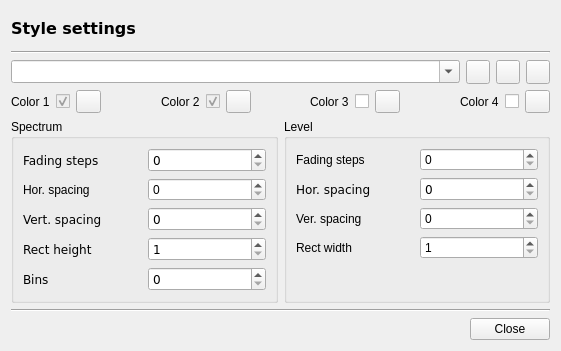
<?xml version="1.0" encoding="UTF-8"?>
<ui version="4.0">
 <class>GUI_Style</class>
 <widget class="QDialog" name="GUI_Style">
  <property name="geometry">
   <rect>
    <x>0</x>
    <y>0</y>
    <width>561</width>
    <height>351</height>
   </rect>
  </property>
  <property name="windowTitle">
   <string>Style</string>
  </property>
  <layout class="QGridLayout" name="gridLayout">
   <item row="1" column="0" colspan="6">
    <widget class="Line" name="line_2">
     <property name="orientation">
      <enum>Qt::Horizontal</enum>
     </property>
    </widget>
   </item>
   <item row="14" column="0" colspan="6">
    <widget class="Line" name="line">
     <property name="orientation">
      <enum>Qt::Horizontal</enum>
     </property>
    </widget>
   </item>
   <item row="15" column="0" colspan="6">
    <layout class="QHBoxLayout" name="horizontalLayout_2">
     <item>
      <spacer name="horizontalSpacer">
       <property name="orientation">
        <enum>Qt::Horizontal</enum>
       </property>
       <property name="sizeHint" stdset="0">
        <size>
         <width>40</width>
         <height>20</height>
        </size>
       </property>
      </spacer>
     </item>
     <item>
      <widget class="QPushButton" name="btn_close">
       <property name="focusPolicy">
        <enum>Qt::NoFocus</enum>
       </property>
       <property name="text">
        <string>Close</string>
       </property>
      </widget>
     </item>
    </layout>
   </item>
   <item row="10" column="0" colspan="6">
    <layout class="QHBoxLayout" name="horizontalLayout_4">
     <item>
      <widget class="QGroupBox" name="groupBox">
       <property name="title">
        <string>Spectrum</string>
       </property>
       <layout class="QGridLayout" name="gridLayout_2">
        <item row="7" column="0">
         <widget class="QLabel" name="label_2">
          <property name="font">
           <font>
            <family>DejaVu Sans</family>
           </font>
          </property>
          <property name="text">
           <string>Bins</string>
          </property>
         </widget>
        </item>
        <item row="5" column="0">
         <widget class="QLabel" name="label_4">
          <property name="font">
           <font>
            <family>DejaVu Sans</family>
           </font>
          </property>
          <property name="text">
           <string>Vert. spacing</string>
          </property>
         </widget>
        </item>
        <item row="7" column="1">
         <widget class="QSpinBox" name="sb_n_bins_sp">
          <property name="font">
           <font>
            <family>DejaVu Sans</family>
           </font>
          </property>
         </widget>
        </item>
        <item row="5" column="1">
         <widget class="QSpinBox" name="sb_v_spacing_sp">
          <property name="font">
           <font>
            <family>DejaVu Sans</family>
           </font>
          </property>
         </widget>
        </item>
        <item row="0" column="0">
         <widget class="QLabel" name="label_8">
          <property name="font">
           <font>
            <family>DejaVu Sans</family>
           </font>
          </property>
          <property name="text">
           <string>Fading steps</string>
          </property>
         </widget>
        </item>
        <item row="0" column="1">
         <widget class="QSpinBox" name="sb_fading_steps_sp">
          <property name="font">
           <font>
            <family>DejaVu Sans</family>
           </font>
          </property>
          <property name="minimum">
           <number>0</number>
          </property>
          <property name="value">
           <number>0</number>
          </property>
         </widget>
        </item>
        <item row="2" column="0">
         <widget class="QLabel" name="label_7">
          <property name="text">
           <string>Hor. spacing</string>
          </property>
         </widget>
        </item>
        <item row="2" column="1">
         <widget class="QSpinBox" name="sb_h_spacing_sp"/>
        </item>
        <item row="6" column="1">
         <widget class="QSpinBox" name="sb_rect_height_sp">
          <property name="font">
           <font>
            <family>DejaVu Sans</family>
           </font>
          </property>
          <property name="minimum">
           <number>1</number>
          </property>
         </widget>
        </item>
        <item row="6" column="0">
         <widget class="QLabel" name="label_3">
          <property name="font">
           <font>
            <family>DejaVu Sans</family>
           </font>
          </property>
          <property name="text">
           <string>Rect height</string>
          </property>
         </widget>
        </item>
       </layout>
      </widget>
     </item>
     <item>
      <widget class="QGroupBox" name="groupBox_2">
       <property name="title">
        <string>Level</string>
       </property>
       <layout class="QGridLayout" name="gridLayout_3">
        <item row="2" column="1">
         <widget class="QSpinBox" name="sb_h_spacing_lv">
          <property name="font">
           <font>
            <family>DejaVu Sans</family>
           </font>
          </property>
         </widget>
        </item>
        <item row="1" column="0">
         <widget class="QLabel" name="label_6">
          <property name="text">
           <string>Fading steps</string>
          </property>
         </widget>
        </item>
        <item row="1" column="1">
         <widget class="QSpinBox" name="sb_fading_steps_lv"/>
        </item>
        <item row="8" column="0">
         <widget class="QLabel" name="label_13">
          <property name="text">
           <string>Rect width</string>
          </property>
         </widget>
        </item>
        <item row="2" column="0">
         <widget class="QLabel" name="label_12">
          <property name="font">
           <font>
            <family>DejaVu Sans</family>
           </font>
          </property>
          <property name="text">
           <string>Hor. spacing</string>
          </property>
         </widget>
        </item>
        <item row="4" column="0">
         <widget class="QLabel" name="label_10">
          <property name="text">
           <string>Ver. spacing</string>
          </property>
         </widget>
        </item>
        <item row="8" column="1">
         <widget class="QSpinBox" name="sb_rect_width_lv">
          <property name="minimum">
           <number>1</number>
          </property>
         </widget>
        </item>
        <item row="4" column="1">
         <widget class="QSpinBox" name="sb_v_spacing_lv"/>
        </item>
        <item row="9" column="0">
         <widget class="QLabel" name="label_11">
          <property name="text">
           <string/>
          </property>
         </widget>
        </item>
       </layout>
      </widget>
     </item>
    </layout>
   </item>
   <item row="0" column="0" colspan="3">
    <widget class="QLabel" name="label_5">
     <property name="font">
      <font>
       <family>DejaVu Sans</family>
       <pointsize>12</pointsize>
       <weight>75</weight>
       <bold>true</bold>
      </font>
     </property>
     <property name="text">
      <string>Style settings</string>
     </property>
    </widget>
   </item>
   <item row="2" column="0" colspan="6">
    <layout class="QHBoxLayout" name="horizontalLayout">
     <item>
      <widget class="QComboBox" name="combo_styles">
       <property name="font">
        <font>
         <family>DejaVu Sans</family>
        </font>
       </property>
       <property name="editable">
        <bool>true</bool>
       </property>
      </widget>
     </item>
     <item>
      <widget class="QPushButton" name="btn_undo">
       <property name="minimumSize">
        <size>
         <width>24</width>
         <height>24</height>
        </size>
       </property>
       <property name="maximumSize">
        <size>
         <width>24</width>
         <height>24</height>
        </size>
       </property>
       <property name="focusPolicy">
        <enum>Qt::NoFocus</enum>
       </property>
       <property name="text">
        <string/>
       </property>
       <property name="iconSize">
        <size>
         <width>16</width>
         <height>16</height>
        </size>
       </property>
      </widget>
     </item>
     <item>
      <widget class="QPushButton" name="btn_save">
       <property name="minimumSize">
        <size>
         <width>24</width>
         <height>24</height>
        </size>
       </property>
       <property name="maximumSize">
        <size>
         <width>24</width>
         <height>24</height>
        </size>
       </property>
       <property name="font">
        <font>
         <family>DejaVu Sans</family>
        </font>
       </property>
       <property name="focusPolicy">
        <enum>Qt::NoFocus</enum>
       </property>
       <property name="text">
        <string/>
       </property>
       <property name="iconSize">
        <size>
         <width>16</width>
         <height>16</height>
        </size>
       </property>
      </widget>
     </item>
     <item>
      <widget class="QPushButton" name="btn_delete">
       <property name="minimumSize">
        <size>
         <width>24</width>
         <height>24</height>
        </size>
       </property>
       <property name="maximumSize">
        <size>
         <width>24</width>
         <height>24</height>
        </size>
       </property>
       <property name="font">
        <font>
         <family>DejaVu Sans</family>
        </font>
       </property>
       <property name="focusPolicy">
        <enum>Qt::NoFocus</enum>
       </property>
       <property name="text">
        <string/>
       </property>
       <property name="iconSize">
        <size>
         <width>16</width>
         <height>16</height>
        </size>
       </property>
      </widget>
     </item>
    </layout>
   </item>
   <item row="3" column="0" colspan="6">
    <layout class="QGridLayout" name="gridLayout_4">
     <item row="0" column="7">
      <spacer name="horizontalSpacer_3">
       <property name="orientation">
        <enum>Qt::Horizontal</enum>
       </property>
       <property name="sizeHint" stdset="0">
        <size>
         <width>40</width>
         <height>20</height>
        </size>
       </property>
      </spacer>
     </item>
     <item row="0" column="4">
      <widget class="QLabel" name="label_15">
       <property name="text">
        <string>Color 2</string>
       </property>
      </widget>
     </item>
     <item row="0" column="0">
      <widget class="QLabel" name="label_16">
       <property name="text">
        <string>Color 1</string>
       </property>
      </widget>
     </item>
     <item row="0" column="6">
      <widget class="QPushButton" name="btn_col2">
       <property name="maximumSize">
        <size>
         <width>25</width>
         <height>16777215</height>
        </size>
       </property>
       <property name="font">
        <font>
         <family>DejaVu Sans</family>
        </font>
       </property>
       <property name="focusPolicy">
        <enum>Qt::NoFocus</enum>
       </property>
       <property name="text">
        <string/>
       </property>
       <property name="iconSize">
        <size>
         <width>18</width>
         <height>18</height>
        </size>
       </property>
       <property name="checked">
        <bool>false</bool>
       </property>
      </widget>
     </item>
     <item row="0" column="8">
      <widget class="QLabel" name="label_14">
       <property name="text">
        <string>Color 3</string>
       </property>
      </widget>
     </item>
     <item row="0" column="12">
      <widget class="QLabel" name="label">
       <property name="text">
        <string>Color 4</string>
       </property>
      </widget>
     </item>
     <item row="0" column="1">
      <widget class="QCheckBox" name="checkBox">
       <property name="enabled">
        <bool>false</bool>
       </property>
       <property name="maximumSize">
        <size>
         <width>20</width>
         <height>16777215</height>
        </size>
       </property>
       <property name="layoutDirection">
        <enum>Qt::RightToLeft</enum>
       </property>
       <property name="text">
        <string/>
       </property>
       <property name="checkable">
        <bool>true</bool>
       </property>
       <property name="checked">
        <bool>true</bool>
       </property>
      </widget>
     </item>
     <item row="0" column="5">
      <widget class="QCheckBox" name="checkBox_2">
       <property name="enabled">
        <bool>false</bool>
       </property>
       <property name="maximumSize">
        <size>
         <width>20</width>
         <height>16777215</height>
        </size>
       </property>
       <property name="layoutDirection">
        <enum>Qt::RightToLeft</enum>
       </property>
       <property name="text">
        <string/>
       </property>
       <property name="checkable">
        <bool>true</bool>
       </property>
       <property name="checked">
        <bool>true</bool>
       </property>
      </widget>
     </item>
     <item row="0" column="9">
      <widget class="QCheckBox" name="cb_col3">
       <property name="maximumSize">
        <size>
         <width>20</width>
         <height>16777215</height>
        </size>
       </property>
       <property name="layoutDirection">
        <enum>Qt::RightToLeft</enum>
       </property>
       <property name="text">
        <string/>
       </property>
      </widget>
     </item>
     <item row="0" column="13">
      <widget class="QCheckBox" name="cb_col4">
       <property name="maximumSize">
        <size>
         <width>20</width>
         <height>16777215</height>
        </size>
       </property>
       <property name="layoutDirection">
        <enum>Qt::RightToLeft</enum>
       </property>
       <property name="text">
        <string/>
       </property>
      </widget>
     </item>
     <item row="0" column="2">
      <widget class="QPushButton" name="btn_col1">
       <property name="maximumSize">
        <size>
         <width>25</width>
         <height>16777215</height>
        </size>
       </property>
       <property name="font">
        <font>
         <family>DejaVu Sans</family>
        </font>
       </property>
       <property name="focusPolicy">
        <enum>Qt::NoFocus</enum>
       </property>
       <property name="text">
        <string/>
       </property>
       <property name="iconSize">
        <size>
         <width>18</width>
         <height>18</height>
        </size>
       </property>
       <property name="checked">
        <bool>false</bool>
       </property>
      </widget>
     </item>
     <item row="0" column="10">
      <widget class="QPushButton" name="btn_col3">
       <property name="maximumSize">
        <size>
         <width>25</width>
         <height>16777215</height>
        </size>
       </property>
       <property name="font">
        <font>
         <family>DejaVu Sans</family>
        </font>
       </property>
       <property name="focusPolicy">
        <enum>Qt::NoFocus</enum>
       </property>
       <property name="text">
        <string/>
       </property>
       <property name="iconSize">
        <size>
         <width>18</width>
         <height>18</height>
        </size>
       </property>
      </widget>
     </item>
     <item row="0" column="14">
      <widget class="QPushButton" name="btn_col4">
       <property name="maximumSize">
        <size>
         <width>25</width>
         <height>16777215</height>
        </size>
       </property>
       <property name="font">
        <font>
         <family>DejaVu Sans</family>
        </font>
       </property>
       <property name="focusPolicy">
        <enum>Qt::NoFocus</enum>
       </property>
       <property name="text">
        <string/>
       </property>
       <property name="iconSize">
        <size>
         <width>18</width>
         <height>18</height>
        </size>
       </property>
      </widget>
     </item>
     <item row="0" column="3">
      <spacer name="horizontalSpacer_2">
       <property name="orientation">
        <enum>Qt::Horizontal</enum>
       </property>
       <property name="sizeHint" stdset="0">
        <size>
         <width>40</width>
         <height>20</height>
        </size>
       </property>
      </spacer>
     </item>
     <item row="0" column="11">
      <spacer name="horizontalSpacer_4">
       <property name="orientation">
        <enum>Qt::Horizontal</enum>
       </property>
       <property name="sizeHint" stdset="0">
        <size>
         <width>40</width>
         <height>20</height>
        </size>
       </property>
      </spacer>
     </item>
    </layout>
   </item>
  </layout>
 </widget>
 <resources/>
 <connections>
  <connection>
   <sender>btn_close</sender>
   <signal>clicked()</signal>
   <receiver>GUI_Style</receiver>
   <slot>close()</slot>
   <hints>
    <hint type="sourcelabel">
     <x>453</x>
     <y>327</y>
    </hint>
    <hint type="destinationlabel">
     <x>252</x>
     <y>175</y>
    </hint>
   </hints>
  </connection>
  <connection>
   <sender>cb_col3</sender>
   <signal>toggled(bool)</signal>
   <receiver>btn_col3</receiver>
   <slot>setEnabled(bool)</slot>
   <hints>
    <hint type="sourcelabel">
     <x>333</x>
     <y>90</y>
    </hint>
    <hint type="destinationlabel">
     <x>401</x>
     <y>90</y>
    </hint>
   </hints>
  </connection>
  <connection>
   <sender>cb_col4</sender>
   <signal>toggled(bool)</signal>
   <receiver>btn_col4</receiver>
   <slot>setEnabled(bool)</slot>
   <hints>
    <hint type="sourcelabel">
     <x>469</x>
     <y>90</y>
    </hint>
    <hint type="destinationlabel">
     <x>538</x>
     <y>90</y>
    </hint>
   </hints>
  </connection>
 </connections>
</ui>
